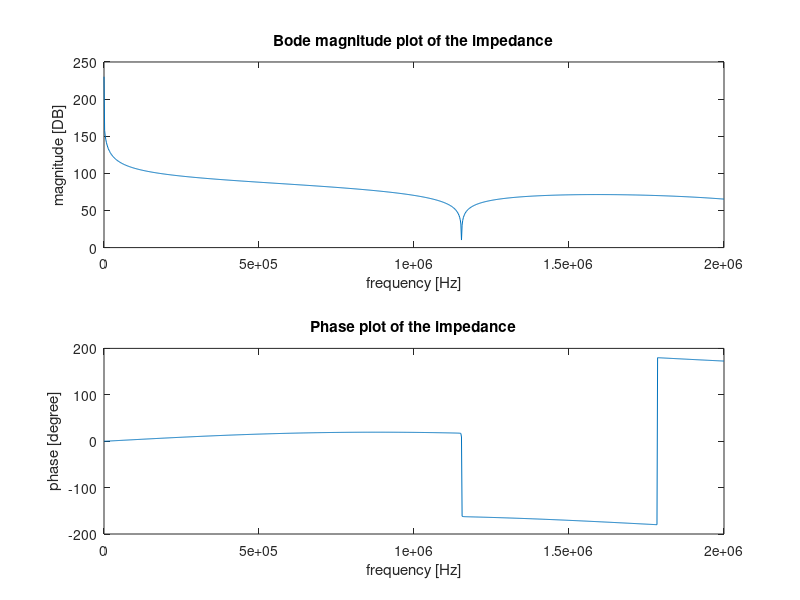
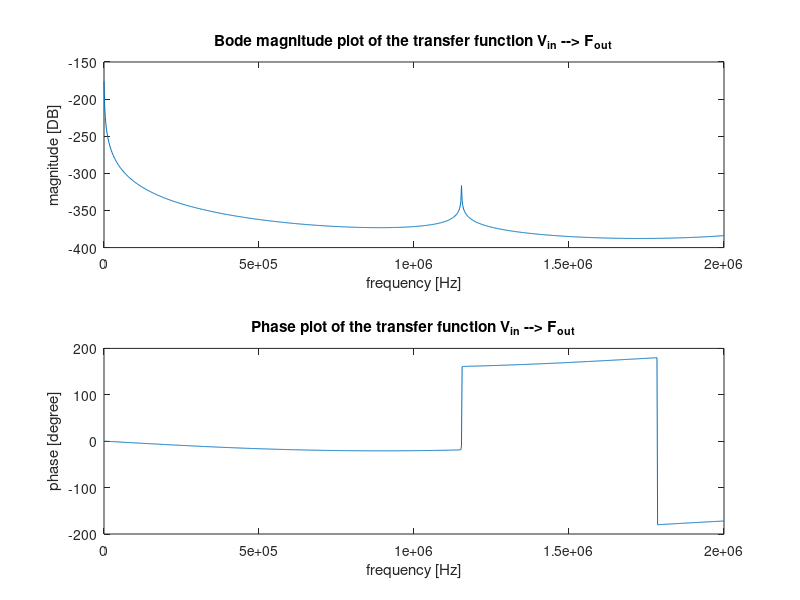
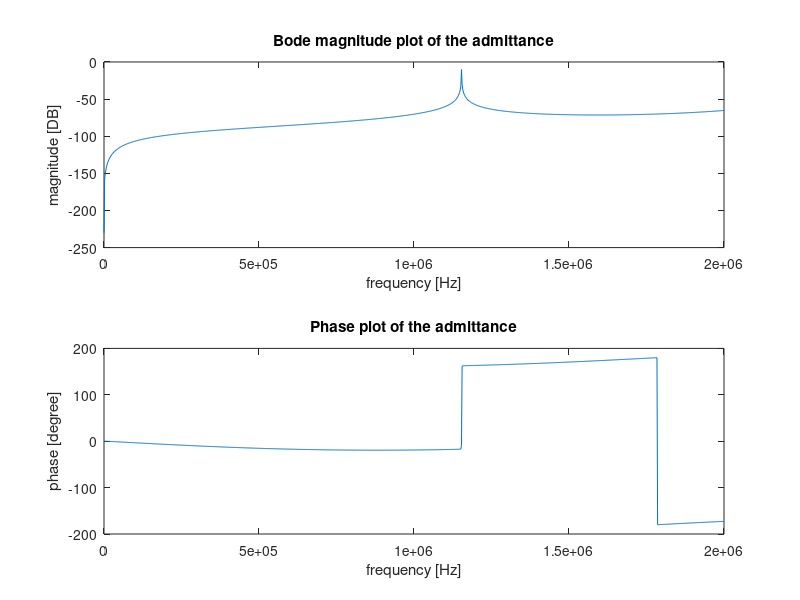
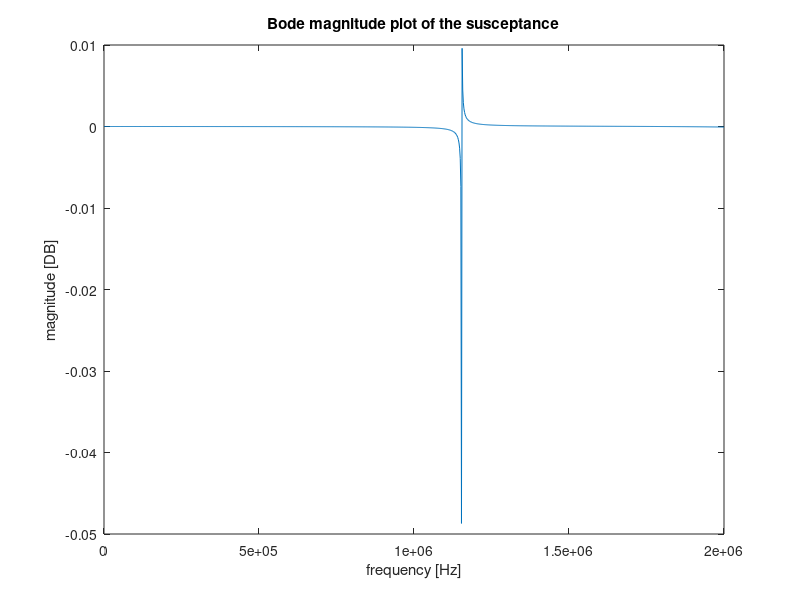

Recreate these plots in MATLAB, in order.
% This script is an intent to accurately model a piezoelectric transuducer,
% consisting of multiple intermediate piezoelectric inactive layers. The
% modelling is done following the approach as described by Sittig in his
% paper: 'Effects of Bonding and Electrode Layers on the  Transmission     
% Parameters of Piezoelectric Transducers Used in Ultrasonic Digital Delay 
% Lines'. At first a model will be made consisting of one active
% piezoelectric plate, a backing side consisting of backing material and a
% copper electrode, and the transmission side consisting of a copper
% electrode, a front plate and housing material. The models transfer
% function from voltage input to force output, the impedance frequency  
% response function and the admittance frequency response function will be
% analyzed and if satisfying results are obtained, there will be extended
% upon the model by inclusion of a second piezoelectric active layer in
% parallel with the first layer and by taking glue layers into
% consideration.

%% close all former work
clear all; close all; clc;

%% Parameter initialization

f = linspace(1,2*10^6,1000);      
omg = 2*pi*f;
j = 1i;
%% Setting up the backing material matrix

% First the layer closest to the piezoelectric layer, hence the copper
% electrode.

% the material parameters

rho_Cu = 8960;  % Pure! copper density.
c_Cu = 3570;    % pure copper speed of sound.
l_Cu = 0.5*10^-3;
r_Cu = 2.5*10^-3;
A_Cu = pi*r_Cu^2;
Z_0_Cu = rho_Cu * c_Cu * A_Cu;
f_0_Cu = c_Cu/(2*l_Cu);
gamma_Cu = pi*f/f_0_Cu;

% The matrix
Back_mat_Cu = zeros(2*length(f),2);

for i = 1:length(f)
row1 = 2*i-1;
row2 = 2*i;
Back_mat_Cu(row1:row2,1:2) = [cos(gamma_Cu(i)) j*Z_0_Cu*sin(gamma_Cu(i)); ...
               (j*sin(gamma_Cu(i)))/Z_0_Cu cos(gamma_Cu(i))];
end
          
           
           
% Similarily the matrix is set up for the thick, cone shaped backing
% material

% the material parameters

rho_FeC = 8000;  % Pure! copper density.
c_FeC = 5800;    % pure copper speed of sound.
r_FeC = 2.5*10^-3;
A_FeC = pi*r_FeC^2;
Z_0_FeC = rho_FeC * c_FeC * A_FeC;
f_0_FeC = c_FeC/(2);                     % As the thickness of the backing is assumed to approach infinity, it is omitted. Not sure about this! Check!!
gamma_FeC = pi*f/f_0_FeC;

% the matrix
Back_mat_FeC = zeros(2*length(f),2);

for j = 1:length(f)
row1 = 2*j-1;
row2 = 2*j;
  
Back_mat_FeC(row1:row2,1:2) = [cos(gamma_FeC(j)) j*Z_0_FeC*sin(gamma_FeC(j)); ...
                (j*sin(gamma_FeC(j)))/Z_0_FeC cos(gamma_FeC(j))];
end

rho_glue = 960;  
c_glue = 3570;    % unsure about this!!
l_glue = 0.01*10^-3;    % to be varied.
r_glue = 2.5*10^-3;
A_glue = pi*r_Cu^2;
Z_0_glue = rho_Cu * c_Cu * A_Cu;
f_0_glue = c_Cu/(2*l_Cu);
gamma_glue = pi*f/f_0_Cu;

glue_mat = zeros(2*length(f),2);

for han = 1:length(f)
row1 = 2*han-1;
row2 = 2*han;

glue_mat(row1:row2,1:2) = [cos(gamma_glue(han)) j*Z_0_glue*sin(gamma_glue(han)); ...
               (j*sin(gamma_glue(han)))/Z_0_glue cos(gamma_glue(han))];
end
          
% The matrices are multiplied and the total impedance Z_b of the backing
% layers is obtained.
Back_mat = zeros(2*length(f),2);
Z_b = zeros(length(f),1);

for ii = 1:length(f)
row1 = 2*ii-1;
row2 = 2*ii;
    
Back_mat(row1:row2,1:2) = glue_mat(row1:row2,1:2)*Back_mat_Cu(row1:row2,1:2) ...
    *glue_mat(row1:row2,1:2)*Back_mat_FeC(row1:row2,1:2);
Back_mat_current = Back_mat(row1:row2,1:2);
A_b = Back_mat_current(1,1);
B_b = Back_mat_current(1,2);
C_b = Back_mat_current(2,1);
D_b = Back_mat_current(2,2);

Z_0b = Z_0_FeC;
Z_b(ii) = (A_b*Z_0b + B_b)/(C_b*Z_0b + D_b);    % Here Z_0b is the impedance of the final backing layer only!
end

%% Setting up the transmission layer matrix

% The intermediate layers in the transmission direction are obtained in the
% same way. Again starting with the intermediate layer closest to the
% peizoelectric active layer.

% The material parameters were already given before!
Trans_mat_Cu = zeros(length(f),2);

for jj = 1:length(f)
row1 = 2*jj-1;
row2 = 2*jj;
   
Trans_mat_Cu(row1:row2,1:2) = [cos(gamma_Cu(jj)) j*Z_0_Cu*sin(gamma_Cu(jj)); ...
               (j*sin(gamma_Cu(jj)))/Z_0_Cu cos(gamma_Cu(jj))];
end

% For now the glue layer is omitted and the matrix is setup for the front
% plate only. Which is made out of Steel, just as the backing material.

% material properties of steel front plate.
r_FP = 4.5*10^-3;
A_FP = pi*r_FP^2;
Z_0_FP = rho_FeC * c_FeC * A_FP;
l_FeC = 0.5*10^-3;
f_0_FP = c_FeC/(2*l_FeC);                    
gamma_FeC = pi*f/f_0_FP;

Trans_mat_FP = zeros(2*length(f),2);

for x = 1:length(f)
row1 = 2*x-1;
row2 = 2*x;

Trans_mat_FP(row1:row2,1:2) = [cos(gamma_FeC(x)) j*Z_0_FP*sin(gamma_FeC(x)); ...
                (j*sin(gamma_FeC(x)))/Z_0_FP cos(gamma_FeC(x))];
end

% Multiplication of the transmission piezoelectric inactive layers gives:
Trans_mat = zeros(2*length(f),2);

for xx = 1:length(f)
row1 = 2*xx-1;
row2 = 2*xx;

Trans_mat(row1:row2,1:2) = glue_mat(row1:row2,1:2)*Trans_mat_Cu(row1:row2,1:2) ...
    * glue_mat(row1:row2,1:2)*Trans_mat_FP(row1:row2,1:2);
end
                   
%% Setting up the matrix describing the active Piezoelectric layer

% The material parameters

rho_pz = 7800;  
c_pz = 4613;    
l_pz = 2*10^-3;
r_pz = 2.5*10^-3;
A_pz = pi*r_pz^2;
Z_0_pz = rho_pz * c_pz * A_pz;
f_0_pz = c_pz/(2*l_pz);
omg_0_pz = pi*c_pz/l_pz;
gamma_pz = pi*f/f_0_pz;
eps_0=8.854*10^-12;          
eps_33=1200*eps_0;
C_0_pz = A_pz*eps_33/l_pz;
k_pz = 0.46;                        % coupling factor in thickness direction
phi = k_pz *sqrt(Z_0_pz*C_0_pz*omg_0_pz/pi);


z_b = Z_b/Z_0_pz;
Q = cos(gamma_pz) - 1 + j*z_b.*sin(gamma_pz);
pz_frac = 1./(phi.*Q);

pz_mat_1_12 = (j*phi^2)./(omg*C_0_pz);
pz_mat_1_21 = j*omg*C_0_pz;

pz_mat_2_11 = cos(gamma_pz)+j*z_b.*sin(gamma_pz);
pz_mat_2_12 = Z_0_pz*(z_b.*cos(gamma_pz)+j*sin(gamma_pz));
pz_mat_2_21 = (j*sin(gamma_pz))/Z_0_pz;
pz_mat_2_22 = 2*(cos(gamma_pz)-1)+j*z_b.*sin(gamma_pz);


pz_mat_1 = zeros(2*length(f),2);
pz_mat_2 = zeros(2*length(f),2);
pz_mat = zeros(2*length(f),2);

for y = 1:length(f)
row1 = 2*y-1;
row2 = 2*y;
pz_mat_1(row1:row2,1:2) = [1 pz_mat_1_12(y); ...           % Revisit as the fraction of entry 2,1 is not clear!!
            pz_mat_1_21(y) 0];
pz_mat_1_current = pz_mat_1(row1:row2,1:2);
pz_mat_2(row1:row2,1:2) = [pz_mat_2_11(y) pz_mat_2_12(y); ...
            pz_mat_2_21(y) pz_mat_2_22(y)];
pz_mat_2_current = pz_mat_2(row1:row2,1:2);
        
pz_mat(row1:row2,1:2) = pz_frac(y)*pz_mat_1_current*pz_mat_2_current;
end
%% Setting up the final transducer representing matrix

% Here the piezoelectric matric is multiplied by the matrix obtained from
% the transmission intermediate layers:

Final_trans_mat = zeros(2*length(f),2);

for yy = 1:length(f)
row1 = 2*yy-1;
row2 = 2*yy;

Final_trans_mat(row1:row2,1:2) = pz_mat(row1:row2,1:2) * Trans_mat(row1:row2,1:2);
end

%% Defining the sensitivity functions
Z_E = zeros(length(f),1);
V_IL = zeros(length(f),1);

for g = 1:length(f)
row1 = 2*g-1;
row2 = 2*g;
Final_trans_mat1 = Final_trans_mat(row1:row2,1:2);
A = Final_trans_mat1(1,1);
B = Final_trans_mat1(1,2);
C = Final_trans_mat1(2,1);
D = Final_trans_mat1(2,2);

Z_FP = Z_0_FeC;
Z_E(g) = (A*Z_FP + B)/(C*Z_FP + D);            % electrical input impedance
V_IL(g) = Z_FP/(A*Z_FP + B);                   % voltage transfer ratio between input voltage and output force
end

admittance = 1./Z_E;
susceptance = imag(admittance);
phase_admittance = rad2deg(angle(admittance));
mag_admittance = 20*log10(abs(admittance));

phase_impedance = rad2deg(angle(Z_E));
phase_tf = rad2deg(angle(V_IL));
mag_impedance = 20*log10(abs(Z_E));
mag_tf = 20*log10(abs(V_IL));

%[pks1 ind1] = findpeaks(mag_impedance,'MinPeakDistance',5000,'MinPeakProminence',0.01);
%plot(f(ind1),pks1,'or'); hold on; plot(f(ind),pks,'or'); hold on;
figure
subplot(2,1,1); plot(f,mag_impedance); title('Bode magnitude plot of the impedance'); ...
    xlabel('frequency [Hz]'); ylabel('magnitude [DB]'); 
subplot(2,1,2); plot(f,phase_impedance); title('Phase plot of the impedance'); ...
    xlabel('frequency [Hz]'); ylabel('phase [degree]');


% [pks ind] = findpeaks(mag_tf,'MinPeakDistance',5000,'MinPeakProminence',0.01);

figure
subplot(2,1,1);  plot(f,mag_tf); title('Bode magnitude plot of the transfer function V_{in} --> F_{out}'); ...
    xlabel('frequency [Hz]'); ylabel('magnitude [DB]');
subplot(2,1,2); plot(f,phase_tf); title('Phase plot of the transfer function V_{in} --> F_{out}'); ...
    xlabel('frequency [Hz]'); ylabel('phase [degree]');

figure
subplot(2,1,1); plot(f,mag_admittance); title('Bode magnitude plot of the admittance'); ...
    xlabel('frequency [Hz]'); ylabel('magnitude [DB]');
subplot(2,1,2); plot(f,phase_admittance); title('Phase plot of the admittance'); ...
    xlabel('frequency [Hz]'); ylabel('phase [degree]');

figure
plot(f,susceptance); title('Bode magnitude plot of the susceptance'); ...
    xlabel('frequency [Hz]'); ylabel('magnitude [DB]');
